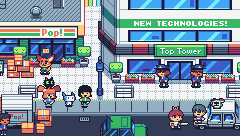
#> input picture image.png, 240 x 136 px
$ python convert.py
#> lines starting #> are read from the running program, lines starting #| are printed output that depends on the picture
from PIL import Image
import numpy as np
im = Image.open("image.png")
#> im is the input picture: PIL image 240x136 P; mean R, G, B 131.5, 149.3, 161.5
# Quantize to 16 colors
im = im.convert('P', palette=Image.ADAPTIVE, colors=16)
indexed = np.array(im)
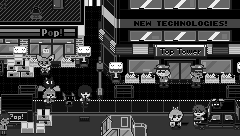
#> indexed: shape (136, 240); min 0, max 15, mean 3.59; drawn with min black and max white
indices = [str(num) for row in indexed for num in row]
#> indices = 32640 items
# Use RLE so the image hopefully doesn't exceed code size limits
values = []
runs = []
for index in indices:
    if not values or index != values[-1]:
        values.append(index)
        runs.append(1)
    else:
        runs[-1] += 1
#> this loop made 32640 passes
#> index on passes 1 to 3: '1', '1', '1'
#> after the loop, runs = 9178 values, max 120 at index 869, min 1 at index 1, mean 3.56; values = 9178 items, first 6: '1', '5', '1', '3', '1', '5'
print(f"img_values = {{{','.join(values)}}}")
#> (printed output is left out)
print(f"img_runs = {{{','.join(str(run) for run in runs)}}}")
palette = im.getpalette()
#> palette = 48 values, max 255 at index 39, min 26 at index 6, mean 129.5
print(f"pal = {{{','.join(str(p) for p in palette[:16*3])}}}")
print(f"-- pal = {''.join(f'{p:02x}' for p in palette[:16*3])}")
